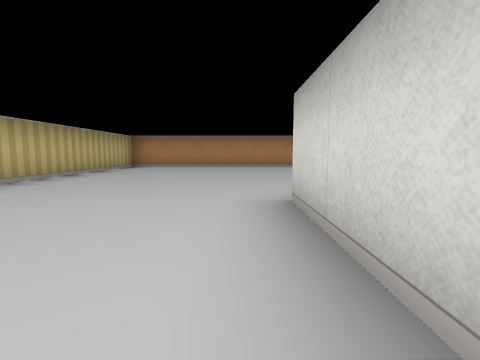
View 1 (above)

24 first-person views from a walk through a cub3D maze. The camera is about half as high as the walls, tilts 6° down and sees 85° across. The floor is counted in squares. Each view is taken from the middle of a square. On the plan, view 1 faces up. The plan holds only what a view shows up to about 9 squares ahead; the rest is blank.

View 2
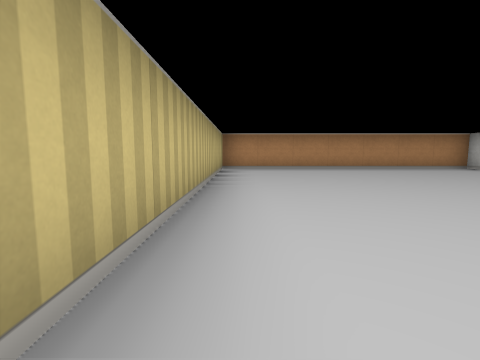

View 3
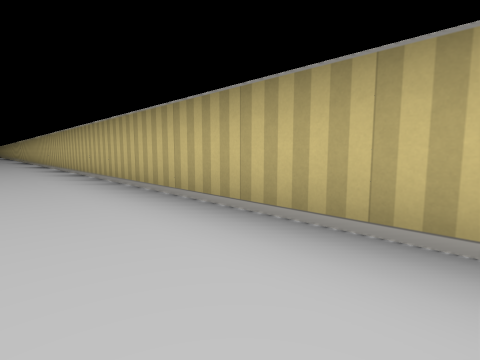

View 4
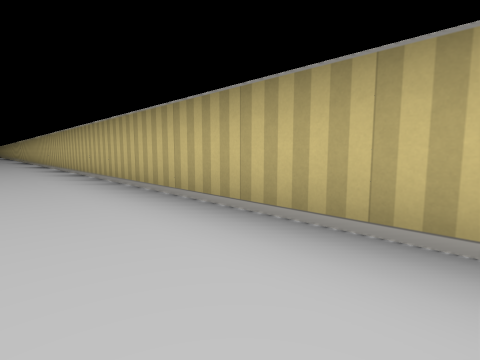

View 5
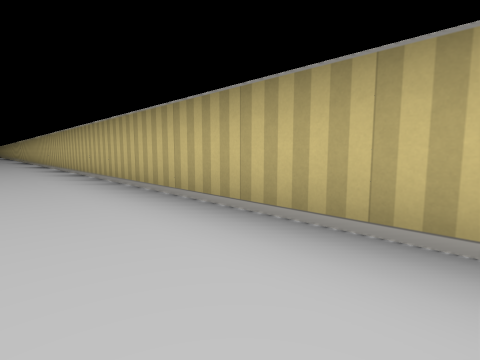

View 6
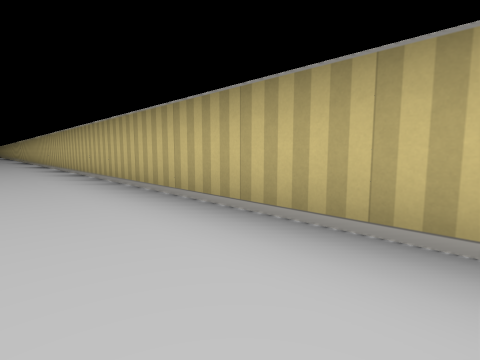

View 7
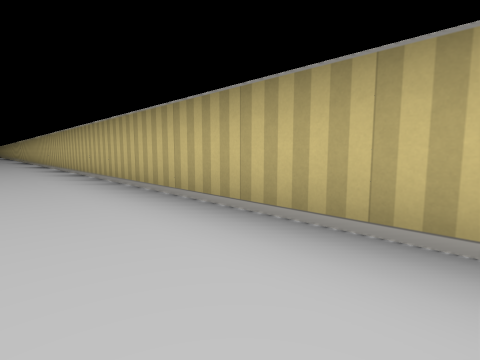

View 8
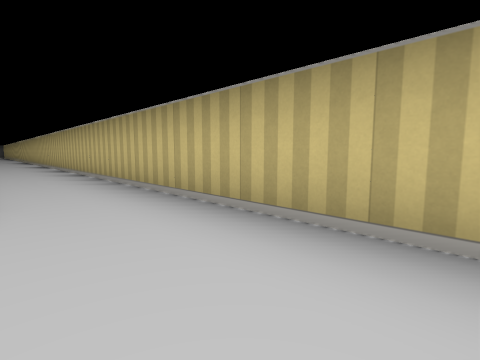

View 9
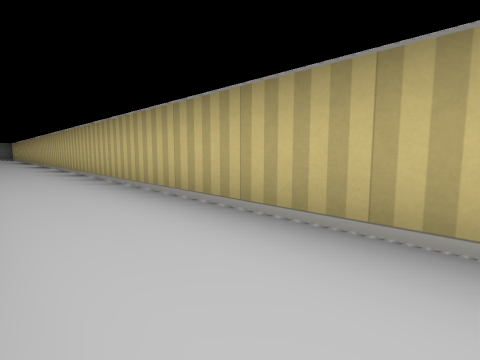

View 10
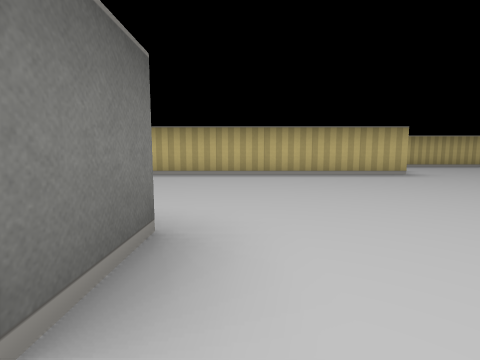

View 11
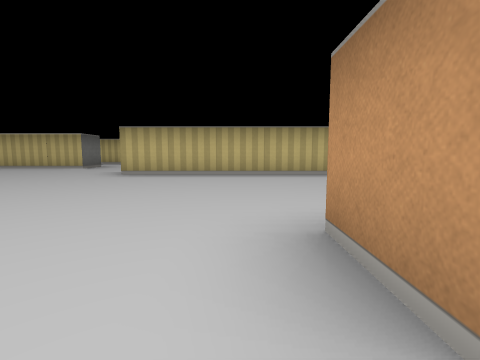

View 12
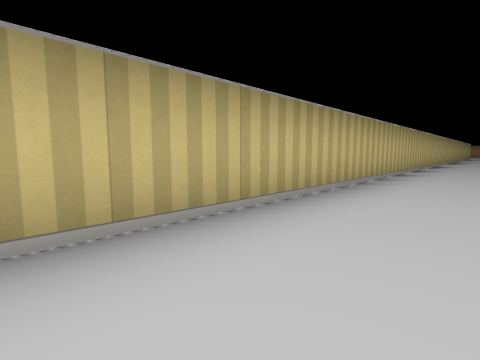

View 13
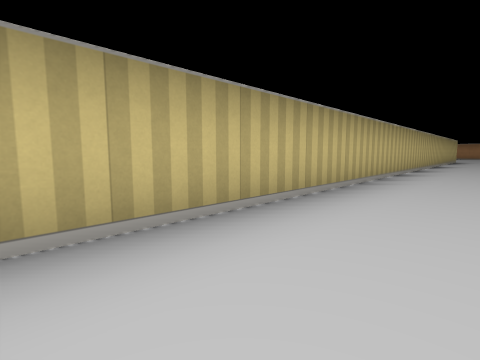

View 14
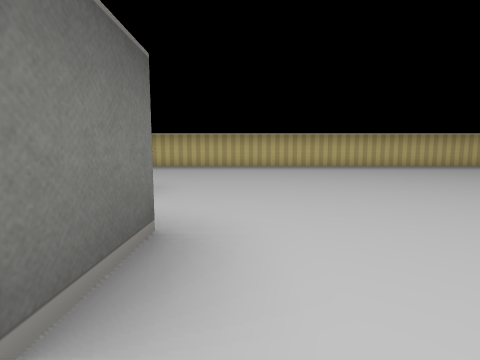

View 15
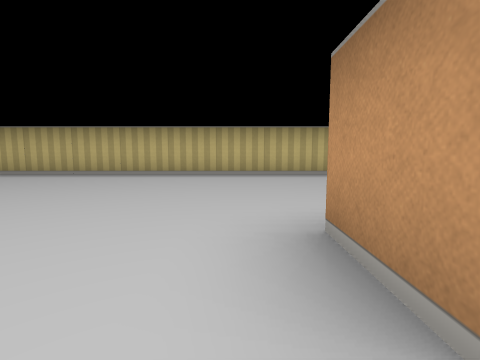

View 16
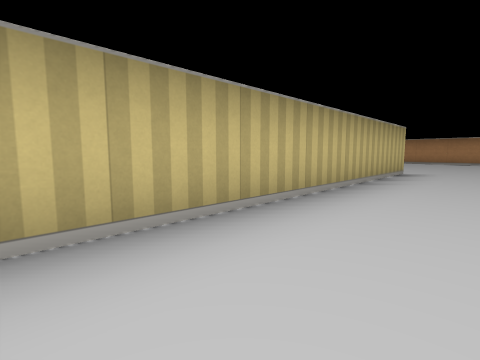

View 17
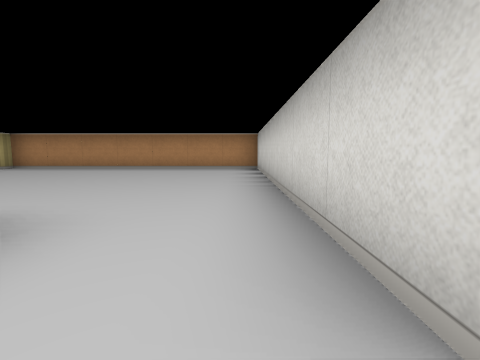

View 18
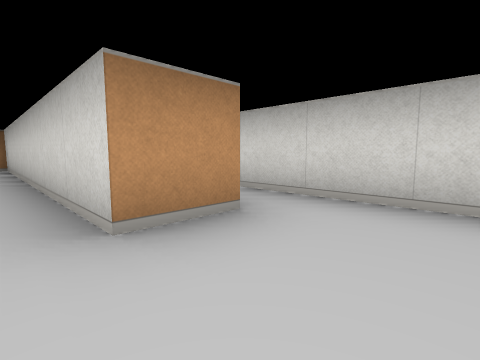

View 19
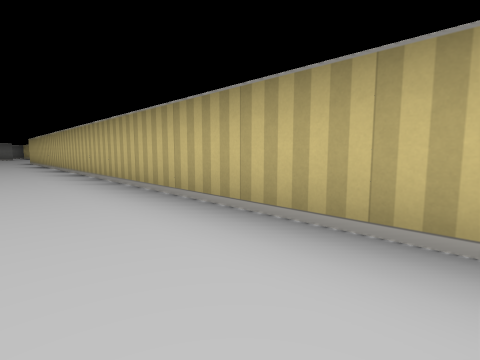

View 20
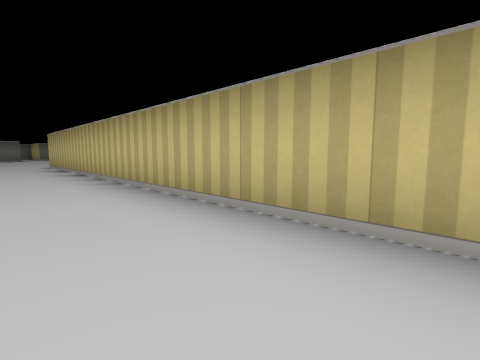

View 21
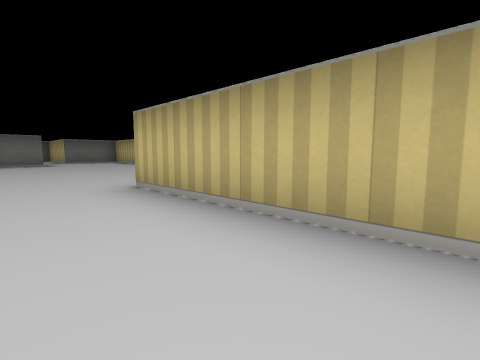

View 22
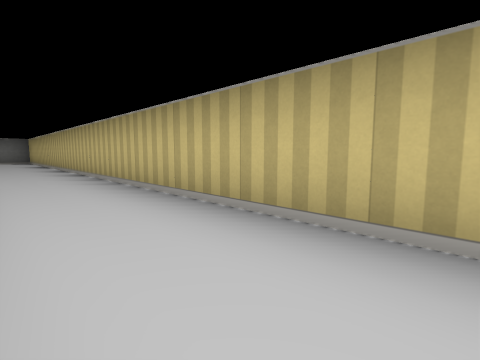

View 23
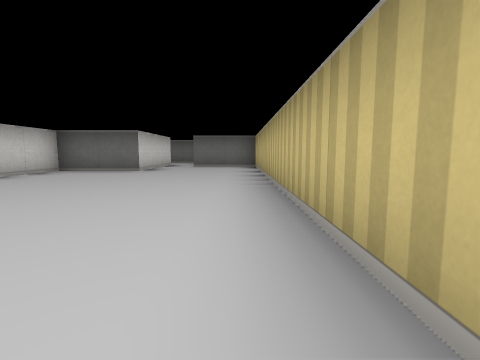

View 24
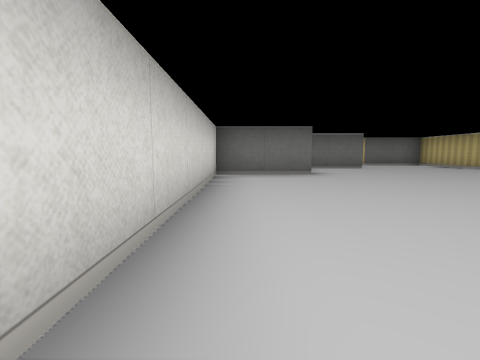

### Floor plan
Key: @ floor where view 1 was taken; # wall or solid block; . floor.
Columns run from 4 left of view 1 to 9 right of it. Each row starts with its distance up from view 1.
  9 #########
  8 #.......#
  7 #.......#
  6 #.......#
  5 #.......#
  4 #.......#
  3 #.......# #
  2 #....#..#.#
  1 #....#....#
  0 #.. @#....#
 -1 #..  #..  #
 -2 #..  #....#
 -3 #..  #......
 -4 #..  #.....
 -5 #..  #....
 -6 #..  #.....
 -7 #..  #......
 -8 #..  #.......
 -9 #..  #........
-10 #..  #......#
-11 #..  #...
-12 #..  #..
-13 #..  #..
-14 #..  #..
-15 #..  #..
-16 #..  #..
-17 #..  #..
-18 #..  #....#
-19 #..  #......
-20 #..  #.....
-21 #... #....
-22 #........
-23 #.......
-24 #..#...
-25 #..#....
-26 #..#.....
-27 #..#......
-28 #..#....#
-29 #..#..
-30 #..#..
-31 #..#..
-32 #..#..
-33 #..#..
-34 #..#..
-35 #..#..
-36 #..#..
-37 #..#..
-38 #..#..
-39 #..#.. .
-40 #.......#
-41 #.......#
-42 #.......#
-43 #.......#
-44 #.......#
-45 #.....###
-46 #.....#
-47 #...###
-48 #...#
-49 ###.#

Positions as (right, up) in squares from view 1, and headings:
1: (0, 0), facing up
2: (-3, 1), facing up
3: (-2, 4), facing down-left
4: (-2, 1), facing down-left
5: (-2, -6), facing down-left
6: (-2, -11), facing down-left
7: (-2, -14), facing down-left
8: (-2, -21), facing down-left
9: (-2, -28), facing down-left
10: (5, -27), facing left
11: (7, -19), facing left
12: (3, -20), facing up-left
13: (3, -13), facing up-left
14: (9, -9), facing left
15: (7, -3), facing left
16: (3, -4), facing up-left
17: (3, 1), facing up
18: (3, 0), facing up-right
19: (1, -26), facing down-left
20: (1, -30), facing down-left
21: (1, -36), facing down-left
22: (-2, -35), facing down-left
23: (-3, -40), facing down
24: (3, -39), facing down
